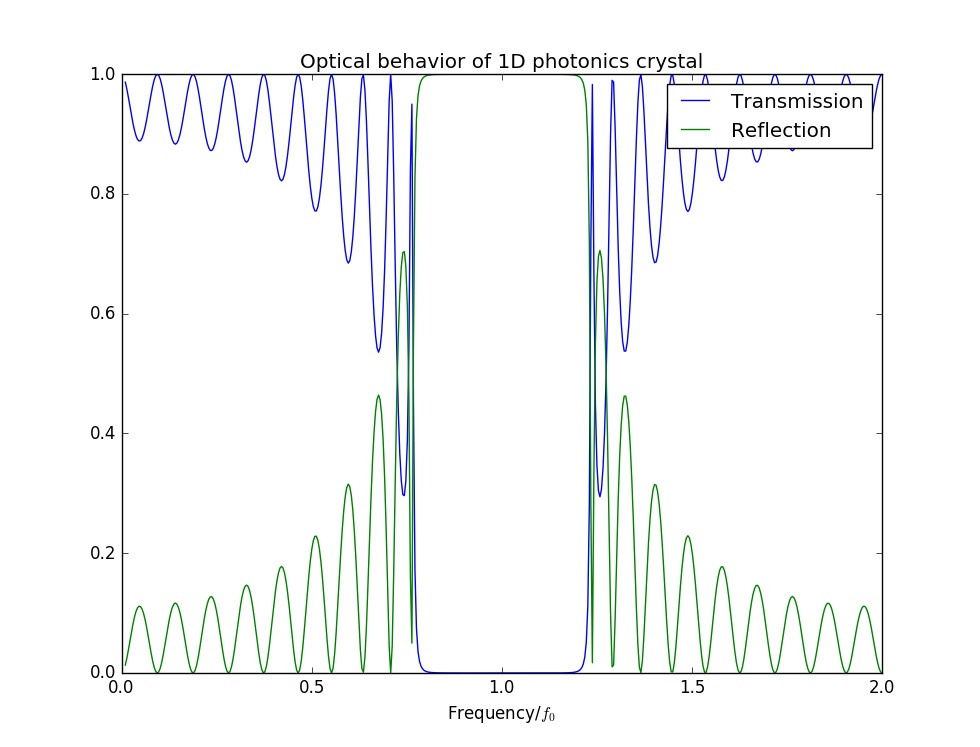

The Python source for this figure:
import sys
sys.path.append('..')

import numpy as np 
import MultiMeta
import matplotlib.pyplot as plt 

if __name__ == '__main__':
    num = 500
    f0 = 10.0*10**9
    lambda0 = 3.0*10**8/f0
    frequencys = f0*np.linspace(0.01,2,num)
    material1 = MultiMeta.Material(frequencys,4.0*np.ones(num),1.0*np.ones(num))
    material2 = MultiMeta.Material(frequencys,1.0*np.ones(num),1.0*np.ones(num))

    periods = 10
    materials = [material1,material2]*periods
    ds = [lambda0/4/np.sqrt(4.0),lambda0/4]*periods
    a = np.sum(ds)
    multilayer = MultiMeta.OpticalBehavior(materials,ds,frequencys)

    t,r = multilayer.TR()

    fig = plt.figure()
    T = plt.plot(frequencys/f0,np.square(np.abs(t)),label="T")
    R = plt.plot(frequencys/f0,np.square(np.abs(r)),label="R")
    plt.legend(["Transmission", "Reflection"], loc=1)
    plt.title('Optical behavior of 1D photonics crystal')
    plt.xlabel('Frequency/$f_0$')
    plt.ylim(0,1)
    plt.show()
